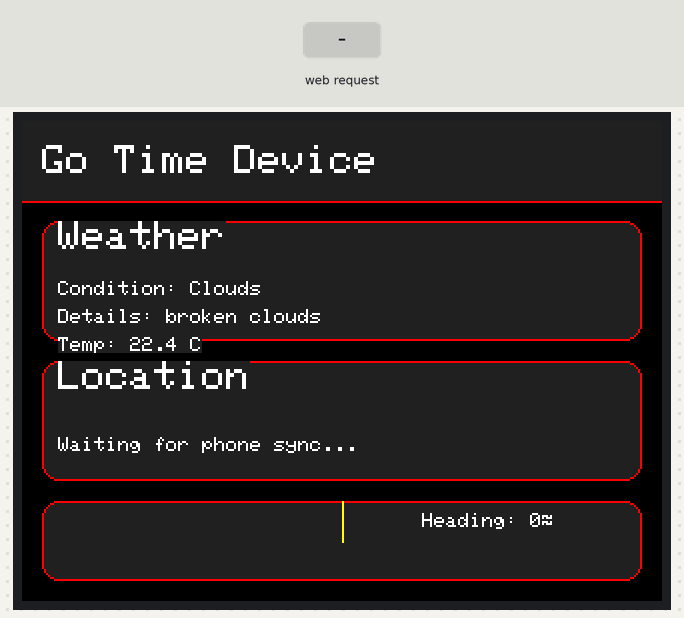
Simulated run of this sketch. Board: ESP32. Parts: 320×240 colour display. Inputs (shaded band) come from the test bench. WiFi joins after 1.5 s; servers stay silent unless stated; EEPROM starts erased.

Above: at 1.5 s.
1.6 s: HTTP request GET /update received
At 2.6 s:
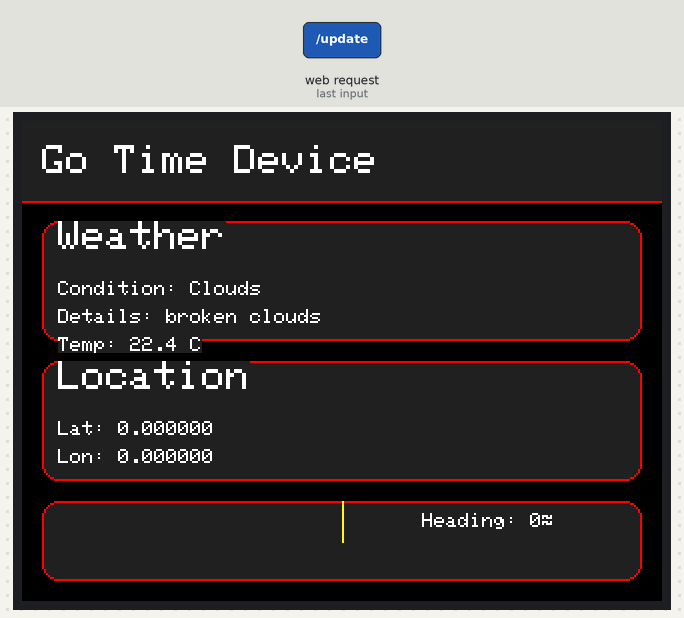
3.2 s: HTTP request GET /update?heading=120 received
At 3.8 s:
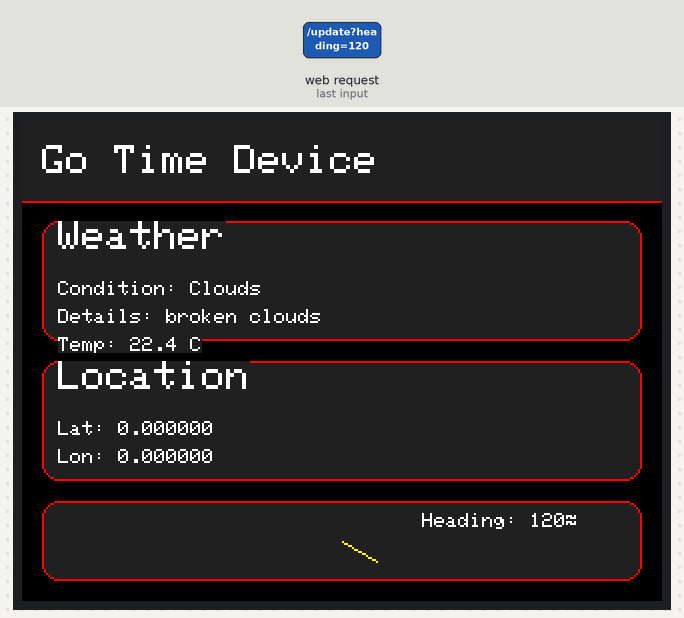
4.8 s: HTTP request GET /update?heading=0 received
At 6.2 s:
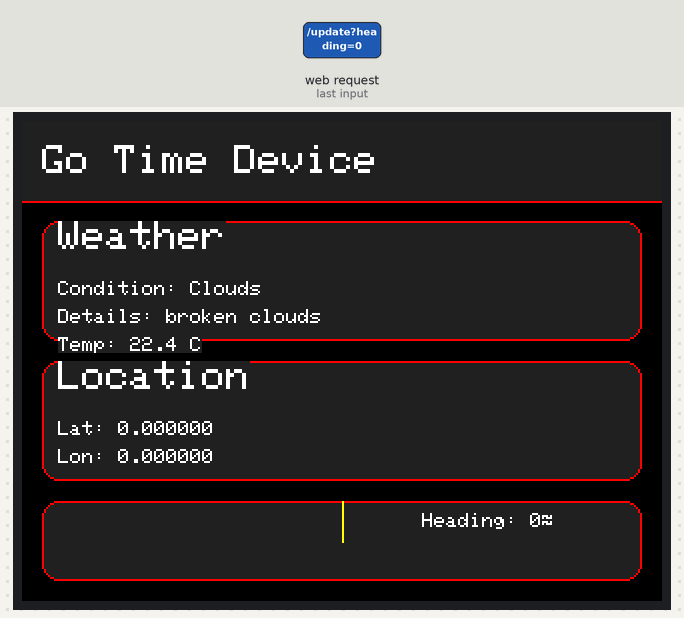
Timing chart, 0 to 7.8 s (numbered marks = the images above; inputs shaded):
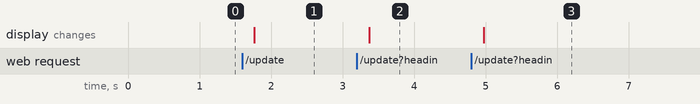

Measured:
- after the input at 1.6 s, the display: changes after 0.17 s (image 1)
- after the input at 3.2 s, the display: changes after 0.17 s (image 2)
- after the input at 4.8 s, the display: changes after 0.17 s (image 3)

The sketch:

cyd_go_time_ui.ino
```cpp
#include <WiFi.h>
#include <WebServer.h>
#include <TFT_eSPI.h>
#include <SPI.h>
#include <Preferences.h>

TFT_eSPI tft = TFT_eSPI();
WebServer server(80);
Preferences prefs;

// --------- STATE ---------
float tempC = 22.4;
String weatherMain = "Clouds";
String weatherDesc = "broken clouds";

float latVal = 0.0;
float lonVal = 0.0;
float headingDeg = 0.0;

bool hasFix = false;

// --------- COLORS ---------
#define COL_BG      TFT_BLACK
#define COL_PANEL   0x2104
#define COL_RED     TFT_RED
#define COL_TEXT    TFT_WHITE
#define COL_YELLOW  TFT_YELLOW

// --------- WIFI CONFIG ---------
const char *AP_SSID = "GoTime-CYD";
const char *AP_PASS = "12345678";

String homeSSID;
String homePASS;
bool homeWifiEnabled = false;

// --------- UI HELPERS ---------
void drawTopBar(const String &title) {
  tft.fillRect(0, 0, 320, 40, COL_PANEL);
  tft.drawLine(0, 40, 320, 40, COL_RED);
  tft.setTextColor(COL_TEXT, COL_PANEL);
  tft.setTextDatum(ML_DATUM);
  tft.setTextSize(2);
  tft.drawString(title, 10, 20);
}

void drawPanel(int x, int y, int w, int h) {
  tft.fillRoundRect(x, y, w, h, 8, COL_PANEL);
  tft.drawRoundRect(x, y, w, h, 8, COL_RED);
}

void drawCompassNeedle(int cx, int cy, int len, float angleDeg) {
  float rad = angleDeg * 0.0174533;
  int ex = cx + len * sin(rad);
  int ey = cy - len * cos(rad);
  tft.drawLine(cx, cy, ex, ey, COL_YELLOW);
}

// --------- MAIN UI ---------
void drawMainUI() {
  tft.fillScreen(COL_BG);
  drawTopBar("Go Time Device");

  // Weather
  drawPanel(10, 50, 300, 60);
  tft.setTextColor(COL_TEXT, COL_PANEL);
  tft.setTextSize(2);
  tft.drawString("Weather", 18, 58);
  tft.setTextSize(1);
  tft.setCursor(18, 80);
  tft.printf("Condition: %s", weatherMain.c_str());
  tft.setCursor(18, 94);
  tft.printf("Details: %s", weatherDesc.c_str());
  tft.setCursor(18, 108);
  tft.printf("Temp: %.1f C", tempC);

  // Location
  drawPanel(10, 120, 300, 60);
  tft.setTextSize(2);
  tft.drawString("Location", 18, 128);
  tft.setTextSize(1);
  if (hasFix) {
    tft.setCursor(18, 150);
    tft.printf("Lat: %.6f", latVal);
    tft.setCursor(18, 164);
    tft.printf("Lon: %.6f", lonVal);
  } else {
    tft.setCursor(18, 158);
    tft.print("Waiting for phone sync...");
  }

  // Compass
  drawPanel(10, 190, 300, 40);
  int cx = 160;
  int cy = 210;
  drawCompassNeedle(cx, cy, 20, headingDeg);
  tft.setCursor(200, 196);
  tft.printf("Heading: %.0f", headingDeg);
  tft.print((char)247);
}

// --------- HTTP HANDLERS ---------
void handleRoot() {
  String html = "<html><body style='font-family:sans-serif;background:#000;color:#fff;'>"
                "<h2>Go Time CYD</h2>"
                "<p>Device is running. Use the phone UI to send data.</p>"
                "</body></html>";
  server.send(200, "text/html", html);
}

void handleUpdate() {
  if (server.hasArg("lat"))     latVal = server.arg("lat").toFloat();
  if (server.hasArg("lon"))     lonVal = server.arg("lon").toFloat();
  if (server.hasArg("heading")) headingDeg = server.arg("heading").toFloat();
  if (server.hasArg("temp"))    tempC = server.arg("temp").toFloat();
  if (server.hasArg("main"))    weatherMain = server.arg("main");
  if (server.hasArg("desc"))    weatherDesc = server.arg("desc");

  hasFix = true;
  drawMainUI();

  server.send(200, "text/plain", "OK");
}

void handleSetWifi() {
  if (server.hasArg("ssid") && server.hasArg("pass")) {
    homeSSID = server.arg("ssid");
    homePASS = server.arg("pass");
    homeWifiEnabled = true;

    prefs.begin("wifi", false);
    prefs.putString("ssid", homeSSID);
    prefs.putString("pass", homePASS);
    prefs.putBool("enabled", true);
    prefs.end();

    server.send(200, "text/plain", "WiFi saved. Will connect next boot.");
  } else {
    server.send(400, "text/plain", "Missing ssid or pass");
  }
}

// --------- WIFI SETUP ---------
void startAP() {
  WiFi.mode(WIFI_AP_STA);
  WiFi.softAP(AP_SSID, AP_PASS);
}

void tryConnectHomeWifi() {
  prefs.begin("wifi", true);
  homeSSID = prefs.getString("ssid", "");
  homePASS = prefs.getString("pass", "");
  homeWifiEnabled = prefs.getBool("enabled", false);
  prefs.end();

  if (homeWifiEnabled && homeSSID.length() > 0) {
    WiFi.begin(homeSSID.c_str(), homePASS.c_str());
    unsigned long start = millis();
    while (WiFi.status() != WL_CONNECTED && millis() - start < 8000) {
      delay(200);
    }
  }
}

// --------- SETUP / LOOP ---------
void setup() {
  Serial.begin(115200);

  tft.init();
  tft.setRotation(1);
  tft.fillScreen(COL_BG);

  startAP();
  tryConnectHomeWifi();

  server.on("/", handleRoot);
  server.on("/update", handleUpdate);
  server.on("/setWifi", handleSetWifi);
  server.begin();

  drawMainUI();
}

void loop() {
  server.handleClient();
  delay(10);
}
```
